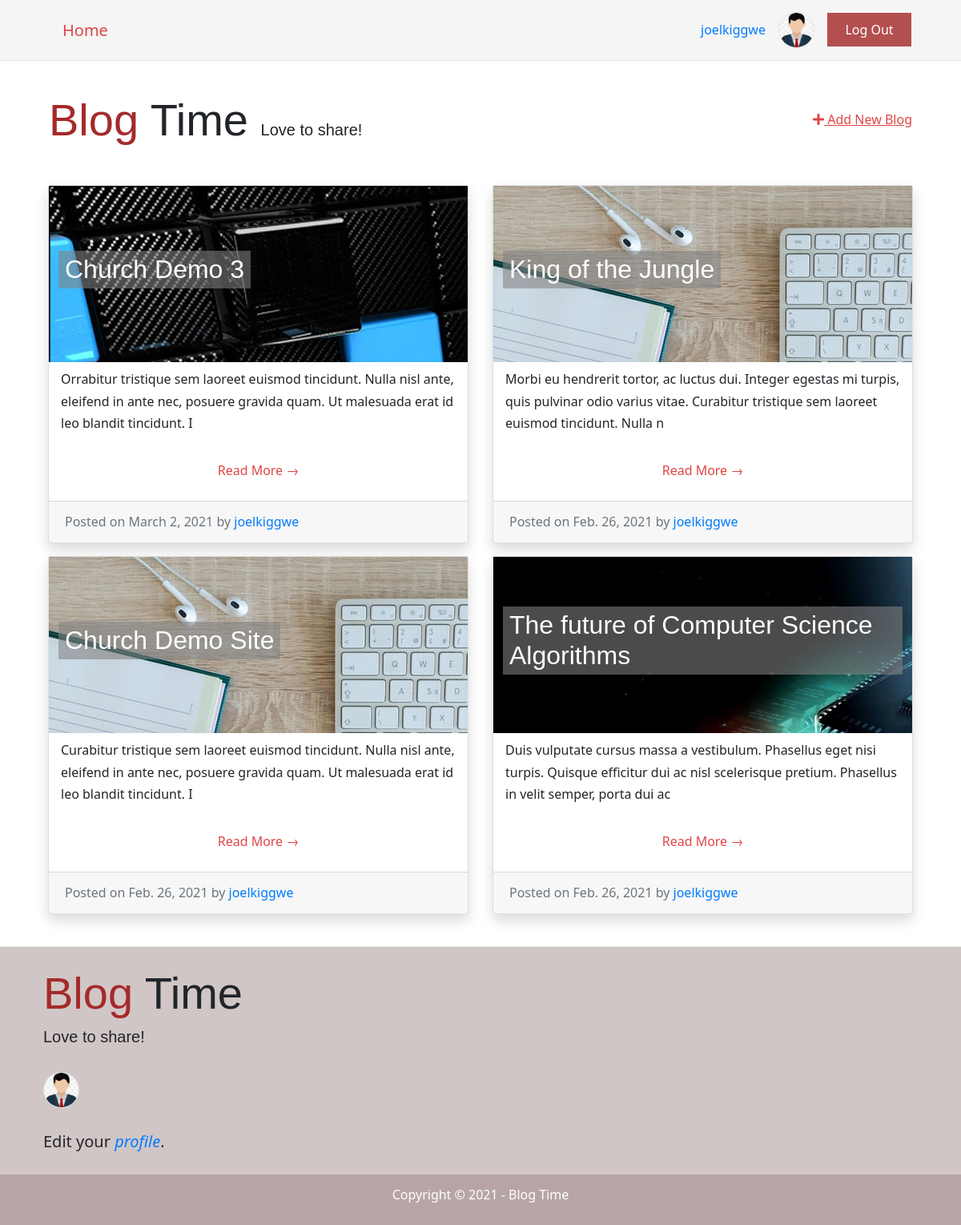
/my-blogs (signed in), run on the app's committed database.
### blog_site_app/models.py (models this page shows, shortened)
class Profile(models.Model):
    user = models.OneToOneField(User, on_delete=models.CASCADE)
    bio = models.TextField(max_length=500, blank=True)
    location = models.CharField(max_length=30, blank=True)
    birth_date = models.DateField(null=True, blank=True)
    image_avatar = models.ImageField(upload_to="images/")

class BlogPost(models.Model):
    author = models.ForeignKey(User, on_delete= models.CASCADE, related_name='blog_posts')
    title = models.CharField(max_length=200)
    text = models.TextField()
    slug = models.SlugField(max_length=150, unique=True)
    published_date = models.DateField(auto_now_add=True)
    status = models.IntegerField(choices=STATUS, default=0)
    blog_image_post = models.ImageField(default="images/default_blog_image.jpg", upload_to="images/")
    active = models.BooleanField(default=False) # for the admin role to give confirmation
    class Meta:
        ordering = ['-published_date']

### blog_site_app/views.py (the view)
# urls.py: path('my-blogs', views.single_user_blog_posts, name="my_blog_posts"),
@login_required
def single_user_blog_posts(request):
    queryset = BlogPost.objects.filter(author=request.user).order_by('-published_date')
    template_name = 'blog_site_app/single_user_posts.html'
    return render(request, template_name, {
        'blogpost_list': queryset
    })

### blog_site_app/templates/blog_site_app/single_user_posts.html
{% extends 'blog_site_app/base.html' %}
{% block content %}
<main class="container">
    <div class="row justify-content-between align-items-center py-3 px-3">
        <h1 class="my-4 display-4">
            <span class="brand-name">Blog</span> Time
            <small class="lead"> Love to share!</small>
        </h1>
        {% if user.is_authenticated %}
        <div class="d-flex justify-content-end">
            <a class="nav-link pr-0" style="text-decoration: underline;" href="{% url 'new_blog_post' %}">
                <i class="fa fa-plus"></i>
                Add New Blog</a>
        </div>
        {% endif %}
    </div>
    <div class="row">
        {% for post in blogpost_list %}
        <div class="col-md-8 col-lg-6 py-2">
            <div class="card shadow">
                <div class="d-flex px-1 justify-content-between align-items-center" style="height: 220px;
                        background-image: url('{{ MEDIA_URL}}{{ post.blog_image_post }}')">
                    <h2 class="post-title card-title text-white px-2 py-1 mx-2">{{ post.title }}</h2>
                </div>
                <div class="container">
                    <p class="card-text py-2">{{ post.text | slice:":160" }}</p>
                    <a href="{% url 'post_detail' post.slug %}" class="mb-3 text-center nav-link">Read More &rarr;</a>
                </div>
                <div class="card-footer text-muted">
                    Posted on {{ post.published_date }} by
                    <span class="text-primary">{{ post.author }}</span>
                </div>
            </div>
        </div>
        {% endfor %}
    </div>
</main>
{% endblock %}

### blog_site_app/templates/blog_site_app/base.html (shortened to what this page needs)
<html>
<head>
    <link rel="stylesheet" href="https://stackpath.bootstrapcdn.com/bootstrap/4.5.2/css/bootstrap.min.css"
>
    <link href="https://cdnjs.cloudflare.com/ajax/libs/font-awesome/5.13.0/css/all.min.css" rel="stylesheet">
    {% load static %}
    <link rel="stylesheet" href="{% static '/css/blog.css' %}">
</head>
<body>
    <div class="nav border-bottom">
        <nav class=" container navbar nav-dark d-flex justify-content-end align-items-center flex-row flex-nowrap">
            <span class="mr-auto pl-3 lead">
                <a class="nav-link" href="{% url 'home' %}"> Home </a></span>
            {% if user.is_authenticated %}
            <span class="pr-3">
                <a href="{% url 'update_profile' %}" title="Click to edit your profile"> {{ user.username }} </a></span>
            <span class="pr-3"> <img class="border rounded-circle" src="{{ user.profile.image_avatar.url }}"
                    style="height: 45px;" alt="user photo avatar"></span>
            <span class="py-3 mr-3">
                <a class="login-btn" href="{% url 'logout' %}">Log Out
                </a>
            </span>
            {% endif %}
        </nav>
    </div>
    <div class="content container">
        <div class="row">
            <div class="col-md-11 col-lg-12">
                {% block content %}
                {% endblock %}
            </div>
        </div>
    </div>
    <footer class="pt-2">
        <div class="inner-footer mb-2 container d-flex flex-column pl-4 py-2">
            {% if user.profile.image_avatar and user.is_authenticated %}
            <h1 class="my-2 display-4">
                <span class="brand-name">Blog</span> Time
                <small class="lead pt-2 d-block"> Love to share!</small>
            </h1>
            <span class="py-4">
                <img class="border rounded-circle" src="{{ user.profile.image_avatar.url }}" style="height: 45px;"
                    alt="user photo avatar"></span>
            <span class="lead py-1">
                Edit your
                <a class="font-italic" href="{% url 'update_profile' %}" title="Click to edit your profile">
                    profile</a>.</span>
            {% endif %}
        </div>
        <div class="mt-3 py-2 copyright">
            <p class="mt-1 text-center text-white">Copyright &copy; 2021 -  Blog Time</p>
        </div>
    </footer>
</body>
</html>

### blog_site_app/static/css/blog.css (style rules this page uses)
body { font-family: "Segoe UI", Roboto, "Helvetica Neue", Arial, sans-serif; line-height: 1.7rem; }
div.nav { background-color: #f5f5f5; border-bottom: 1px solid #f5f5f5; }
.nav-link { color: rgb(223, 69, 69); font-weight: 500; }
.login-btn { color: white; background-color: rgba(165, 42, 42, 0.815); padding: 0.6rem 1.4rem; }
h1, h2, h3 { font-family: "Playfair Display", sans-serif; }
.brand-name { color: brown; }
.post-title { background-color: #83828293 !important; }
main { min-height: 37vh; }
.card { min-height: 23rem; }
footer { margin-top: 2rem; background-color: rgba(172, 151, 151, 0.548); border-top: 0.05rem solid rgb(229, 229, 229); }
.inner-footer { min-height: 3rem; }
.copyright { background-color: rgba(172, 151, 151, 0.678); }

### data on the page
BlogPost: blog_image_post (picture), title "Church Demo 3", text "Orrabitur tristique sem laoreet euismod tincidunt. Nulla nisl ante, eleifend in ante nec, posuere gravida quam. Ut malesuada erat id leo blandit tincidunt. I", published_date "March 2, 2021", author "joelkiggwe"
BlogPost: blog_image_post (placeholder picture), title "King of the Jungle", text "Morbi eu hendrerit tortor, ac luctus dui. Integer egestas mi turpis, quis pulvinar odio varius vitae. Curabitur tristique sem laoreet euismod tincidunt. Nulla n", published_date "Feb. 26, 2021", author "joelkiggwe"
BlogPost: blog_image_post (placeholder picture), title "Church Demo Site", text "Curabitur tristique sem laoreet euismod tincidunt. Nulla nisl ante, eleifend in ante nec, posuere gravida quam. Ut malesuada erat id leo blandit tincidunt. I", published_date "Feb. 26, 2021", author "joelkiggwe"
BlogPost: blog_image_post (picture), title "The future of Computer Science Algorithms", text "Duis vulputate cursus massa a vestibulum. Phasellus eget nisi turpis. Quisque efficitur dui ac nisl scelerisque pretium. Phasellus in velit semper, porta dui ac", published_date "Feb. 26, 2021", author "joelkiggwe"

### other printed values
{{ user.username }} "joelkiggwe"
